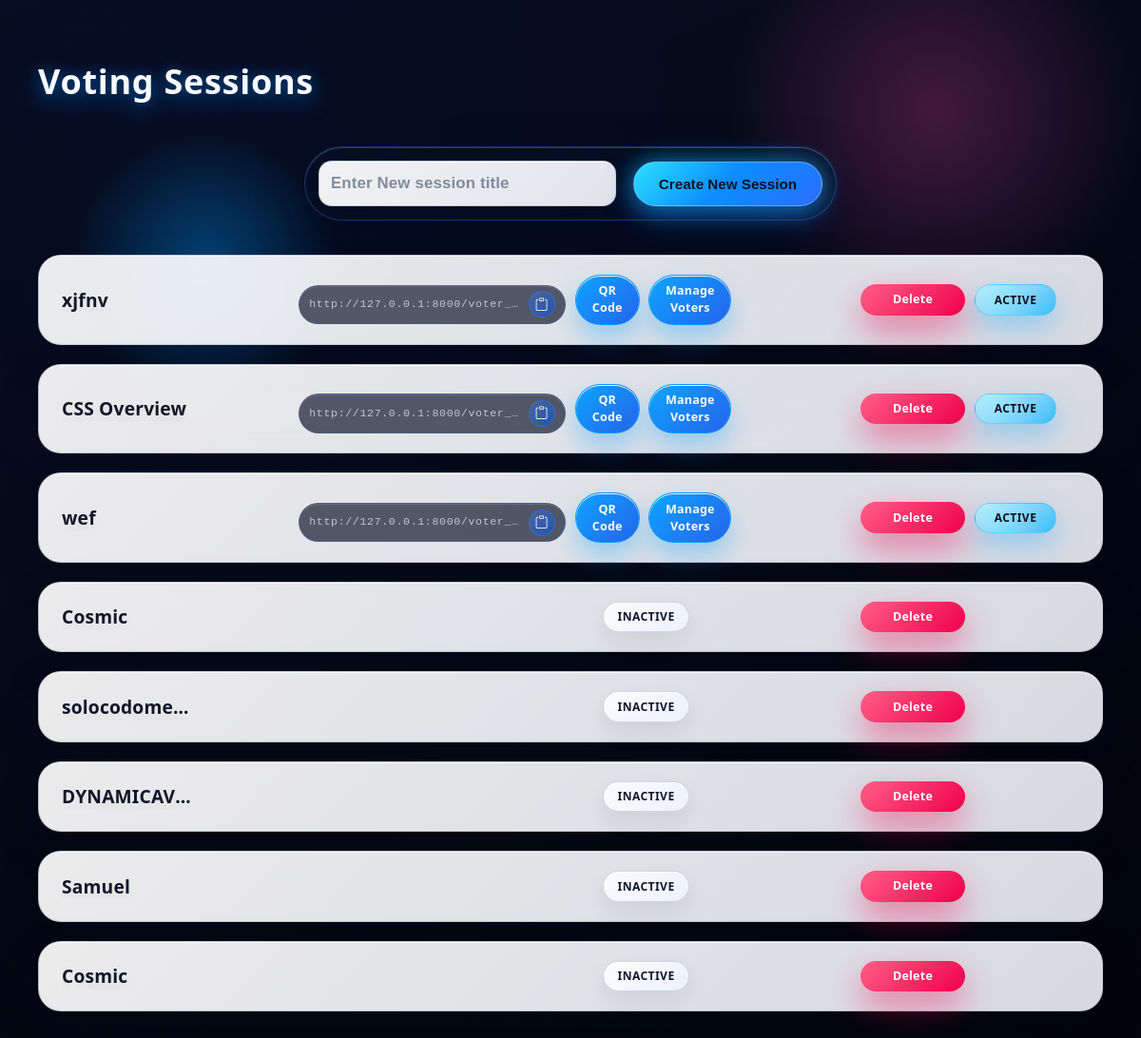
/list_sessions/ (signed in), run on an earlier commit of the app's database.
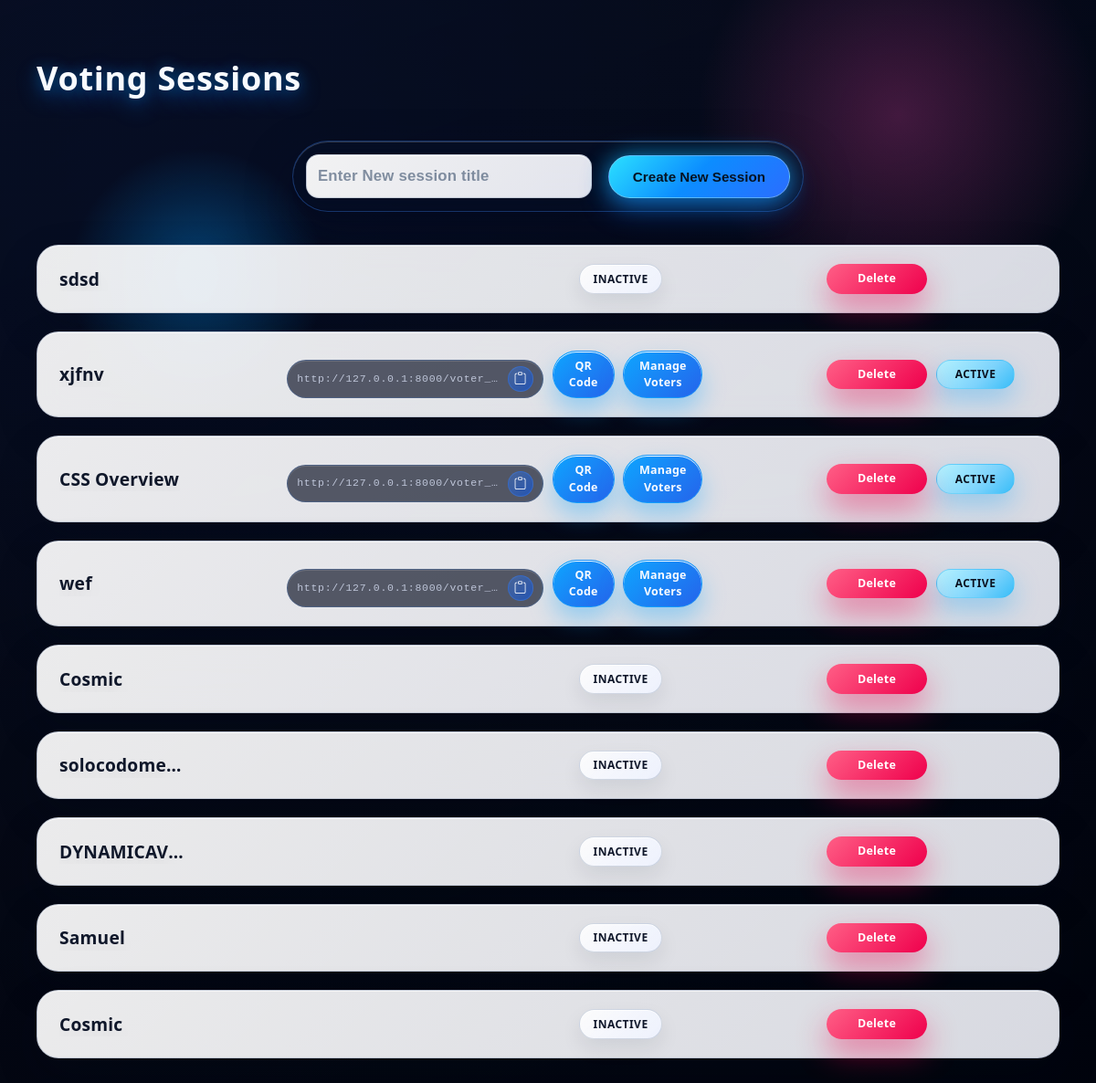
And on a later commit of the database.
### voters/models.py (models this page shows, shortened)
class VotingSession(models.Model):
    session_id = models.AutoField(primary_key=True)
    session_uuid = models.UUIDField(default=uuid.uuid4, unique=True, db_index=True)
    title = models.CharField(max_length=200)
    unique_url = models.URLField(unique=True, blank=True, null=True)
    is_active = models.BooleanField(default=False)
    admin = models.ForeignKey(User, on_delete=models.CASCADE)  # session creator/admin
    qr_code = models.ImageField(upload_to='qr_codes/', blank=True, null=True)
    created_at = models.DateTimeField(auto_now_add=True)
    updated_at = models.DateTimeField(auto_now=True)
    total_voters = models.IntegerField(default=0)
    current_voters = models.IntegerField(default=0)

### voters/views.py (the view)
# urls.py: path('list_sessions/', voters_views.list_voting_sessions, name = 'list_voting_sessions'),
@login_required
@never_cache
def list_voting_sessions(request):
    if request.method == 'POST':
        form = VotingSessionForm(request.POST)
        if form.is_valid():
            voting_session = form.save(commit=False)
            voting_session.admin = request.user
            voting_session.save()
            return redirect('list_voting_sessions')
    else:
        form = VotingSessionForm()
    sessions = (
        VotingSession.objects
        .filter(admin=request.user)
        .order_by('-created_at', '-session_id')
    )
    for s in sessions:
        try:
            if s.unique_url and (not getattr(s, 'qr_code', None) or not getattr(s.qr_code, 'path', None) or not os.path.exists(s.qr_code.path)):
                s.ensure_qr_file()
        except Exception:
            pass
    return render(request, 'voters/list_sessions.html', {
        'sessions': sessions,
        'form': form
    })

### voters/forms.py
class VotingSessionForm(forms.ModelForm):
    class Meta:
        model = VotingSession
        fields = ['title']
        widgets = {
            'title': forms.TextInput(attrs={
                'class': 'session-title-input',
                'placeholder': 'Enter New session title'
            }),
        }

### voters/templates/voters/list_sessions.html (shortened to what this page needs)
<head>
    {% load static %}
    <link href="{% static 'style.css' %}?v={% now 'U' %}" rel="stylesheet">
    <link href="https://cdn.jsdelivr.net/npm/bootstrap-icons/font/bootstrap-icons.css" rel="stylesheet">
</head>
<nav class="admin-navbar">
    <div class="navbar-content">
        <h2 class="admin-title">Voting Sessions</h2>
    </div>
</nav>
<form class="create_session_form" method="POST" action="{% url 'list_voting_sessions' %}">
    <div class="session-form-row">
        {{ form.title }}
        <button class="create-session-btn" type="submit">Create New Session</button>
    </div>
</form>
    <div class="session-list">
        {% for session in sessions %}
            <div class="session-card" onclick="window.location.href='{% url 'active_voting_session' session.session_id %}'">
                <div class="session-info">
                    <a href="{% url 'active_voting_session' session.session_id %}" class="session-title">{{ session.title }}</a>
                    <div class="session-links">
                        {% if session.is_active %}
                            <span class="session-status session-status--active">Active</span>
                            <div class="session-uuid-row">
                                <span class="session-uuid-display" id="uuid-display-{{ session.session_id }}">
                                    {{ session.unique_url }}
                                </span>
                                <button
                                    type="button"
                                    class="session-copy-trigger"
                                    data-copy-target="uuid-display-{{ session.session_id }}"
                                    aria-label="Copy session UUID"
                                    onclick="event.stopPropagation();"
                                >
                                    <i class="bi bi-clipboard"></i>
                                </button>
                            </div>
                            <div class="session-actions">
                                <a
                                    href="{% url 'qr_png' session.session_uuid %}"
                                    class="qr-link"
                                    data-qr-modal="{% url 'qr_png' session.session_uuid %}"
                                    data-qr-label="{{ session.title }} QR Code"
                                    onclick="event.stopPropagation();"
                                >QR Code</a>
                                <a
                                    href="{% url 'voter_list' session.session_id %}"
                                    class="manage-voters-link"
                                    onclick="event.stopPropagation();"
                                >
                                    Manage Voters
                                </a>
                            </div>
                        {% else %}
                            <span class="no-qr">Inactive</span>
                        {% endif %}
                        <a href="{% url 'delete_voting_session' session.session_id %}" class="delete-link" onclick="event.stopPropagation();">Delete</a>
                    </div>
                </div>
            </div>
        {% endfor %}
    </div>

What changed in the data, as far as the page shows it:
added VotingSession: title "sdsd", is_active "INACTIVE"
